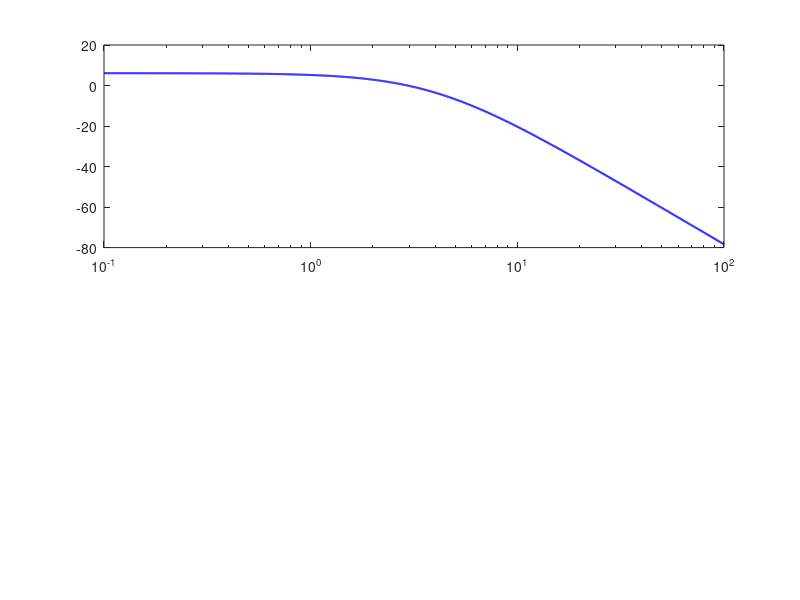

The MATLAB script that drew this image: (Note: this script raises an error after producing the figure.)
clear all; close all; clc;

% System parameters
g = 121; p1 = 4; p2 = 3; p3 = 5;
Gp = tf(g, conv([1 p1], [1 p2]));
H = tf(1, [1 p3]);
G_open = Gp * H;

k = 1;
G_open_k = k * G_open;

% Calculate margins first
[GM, PM, wcg, wcp] = margin(G_open_k);
GM_db = 20*log10(GM);

% Create Bode plot with exact annotations
figure;

% Magnitude plot
subplot(2,1,1);
[mag, phase, w] = bode(G_open_k);
mag = squeeze(mag);
mag_db = 20*log10(mag);
semilogx(w, mag_db, 'b-', 'LineWidth', 1.5);
hold on;

% Calculate exact magnitude at phase crossover frequency
mag_at_wcg = abs(evalfr(G_open_k, 1j*wcg));
mag_at_wcg_db = 20*log10(mag_at_wcg);

% Mark phase crossover frequency on magnitude plot using exact calculation
plot(wcg, mag_at_wcg_db, 'ro', 'MarkerSize', 8, 'LineWidth', 2, 'MarkerFaceColor', 'red');
plot([wcg, wcg], [min(mag_db), mag_at_wcg_db], 'r--', 'LineWidth', 1);
plot([0.1, wcg], [mag_at_wcg_db, mag_at_wcg_db], 'r--', 'LineWidth', 1);

% Mark gain crossover frequency on magnitude plot
plot(wcp, 0, 'go', 'MarkerSize', 8, 'LineWidth', 2, 'MarkerFaceColor', 'green');
plot([wcp, wcp], [min(mag_db), 0], 'g--', 'LineWidth', 1);

grid on;
title('Bode Plot with Exact MATLAB Calculations (k=1)');
ylabel('Magnitude (dB)');
xlim([0.1, 100]);

% Add text annotations using exact MATLAB values
text(wcg, mag_at_wcg_db+5, sprintf('ω_{cg}=%.4f rad/s\nGain=%.4f dB', wcg, mag_at_wcg_db), ...
     'HorizontalAlignment', 'center', 'BackgroundColor', 'white');
text(wcp, 5, sprintf('ω_{cp}=%.4f rad/s', wcp), ...
     'HorizontalAlignment', 'center', 'BackgroundColor', 'white');

% Indicate gain margin using exact MATLAB value
text(wcg*0.7, (mag_at_wcg_db+0)/2, sprintf('Gain Margin\n%.4f dB\n(Linear: %.4f)', GM_db, GM), ...
     'HorizontalAlignment', 'center', 'BackgroundColor', 'yellow', 'EdgeColor', 'black');

hold off;

% Phase plot
subplot(2,1,2);
phase = squeeze(phase);
semilogx(w, phase, 'r-', 'LineWidth', 1.5);
hold on;

% Calculate exact phase at crossover frequencies
phase_at_wcg = angle(evalfr(G_open_k, 1j*wcg)) * 180/pi;
phase_at_wcp = angle(evalfr(G_open_k, 1j*wcp)) * 180/pi;

% Mark phase crossover frequency on phase plot
plot(wcg, phase_at_wcg, 'ro', 'MarkerSize', 8, 'LineWidth', 2, 'MarkerFaceColor', 'red');
plot([wcg, wcg], [min(phase), phase_at_wcg], 'r--', 'LineWidth', 1);
plot([0.1, wcg], [phase_at_wcg, phase_at_wcg], 'r--', 'LineWidth', 1);

% Mark gain crossover frequency on phase plot
plot(wcp, phase_at_wcp, 'go', 'MarkerSize', 8, 'LineWidth', 2, 'MarkerFaceColor', 'green');
plot([wcp, wcp], [min(phase), phase_at_wcp], 'g--', 'LineWidth', 1);

% Draw -180° line
plot([0.1, 100], [-180, -180], 'k--', 'LineWidth', 1);

grid on;
ylabel('Phase (degrees)');
xlabel('Frequency (rad/s)');
xlim([0.1, 100]);

% Add text annotations using exact MATLAB values
text(wcg, phase_at_wcg-10, sprintf('Phase at ω_{cg}\n%.4f°', phase_at_wcg), ...
     'HorizontalAlignment', 'center', 'BackgroundColor', 'white');
text(wcp, phase_at_wcp+10, sprintf('Phase at ω_{cp}\n%.4f°', phase_at_wcp), ...
     'HorizontalAlignment', 'center', 'BackgroundColor', 'white');

% Indicate phase margin using exact MATLAB value
text(wcp*1.2, (phase_at_wcp-180)/2, sprintf('Phase Margin\n%.4f°', PM), ...
     'HorizontalAlignment', 'center', 'BackgroundColor', 'yellow', 'EdgeColor', 'black');

hold off;

% Display exact values from MATLAB
fprintf('=== Exact MATLAB Calculations ===\n');
fprintf('Gain Margin (linear): GM = %.4f\n', GM);
fprintf('Gain Margin (dB): GM = %.4f dB\n', GM_db);
fprintf('Phase Crossover Frequency: ω_cg = %.4f rad/s\n', wcg);
fprintf('Magnitude at ω_cg: |G(jω_cg)| = %.4f (%.4f dB)\n', mag_at_wcg, mag_at_wcg_db);
fprintf('Phase at ω_cg: ∠G(jω_cg) = %.4f°\n', phase_at_wcg);
fprintf('Phase Margin: PM = %.4f degrees\n', PM);
fprintf('Gain Crossover Frequency: ω_cp = %.4f rad/s\n', wcp);
fprintf('Phase at ω_cp: ∠G(jω_cp) = %.4f°\n', phase_at_wcp);